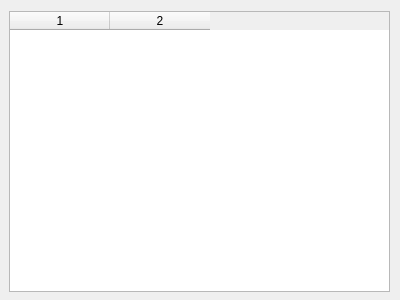
<ui version="4.0" >
 <class>Form</class>
 <widget class="QWidget" name="Form" >
  <property name="geometry" >
   <rect>
    <x>0</x>
    <y>0</y>
    <width>400</width>
    <height>300</height>
   </rect>
  </property>
  <property name="windowTitle" >
   <string>Form</string>
  </property>
  <widget class="QTableWidget" name="tblTM" >
   <property name="geometry" >
    <rect>
     <x>9</x>
     <y>11</y>
     <width>381</width>
     <height>281</height>
    </rect>
   </property>
   <property name="rowCount" >
    <number>0</number>
   </property>
   <property name="columnCount" >
    <number>2</number>
   </property>
   <column/>
   <column/>
  </widget>
 </widget>
 <resources/>
 <connections/>
</ui>
